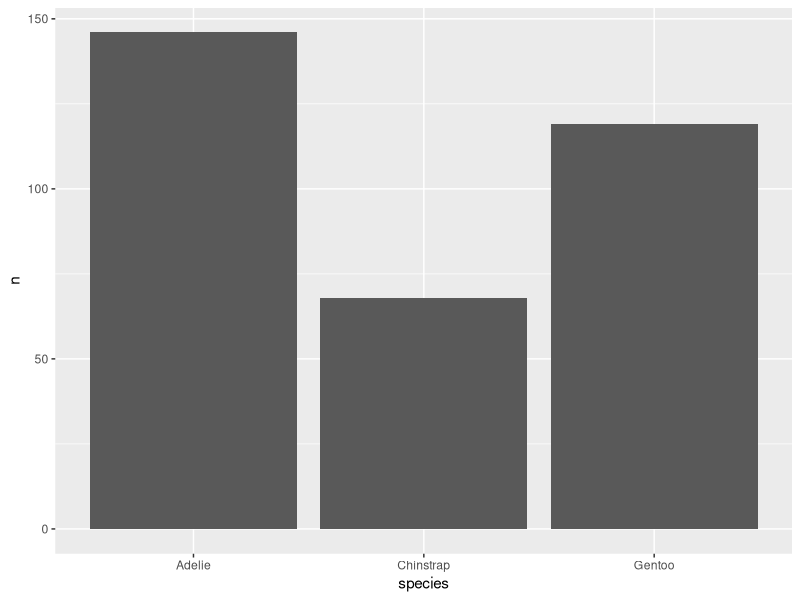
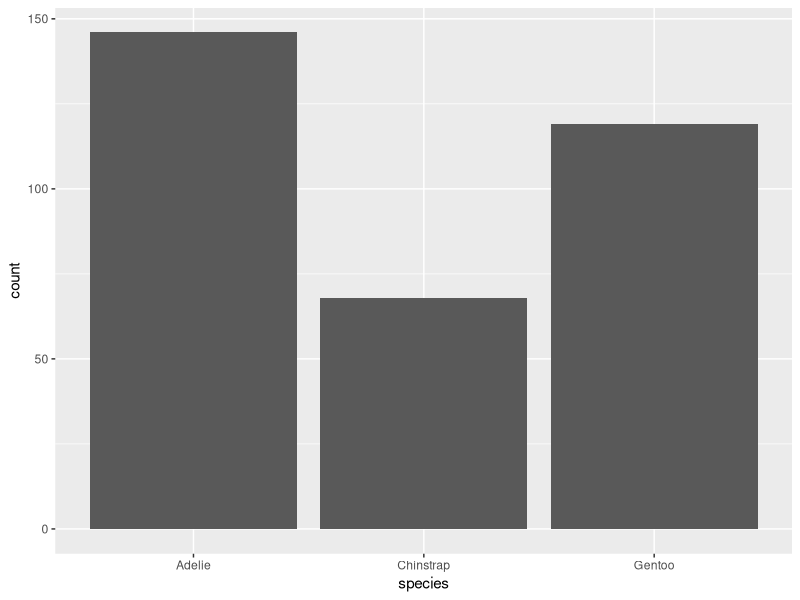
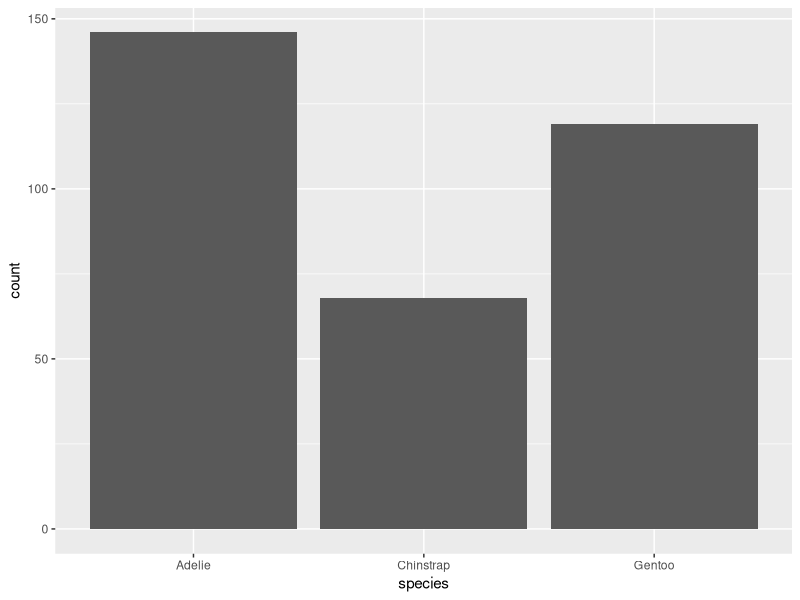
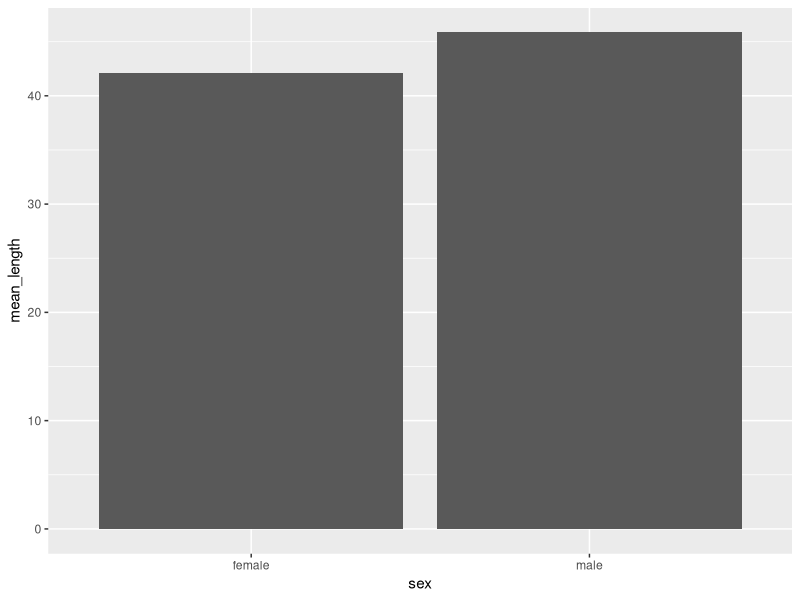
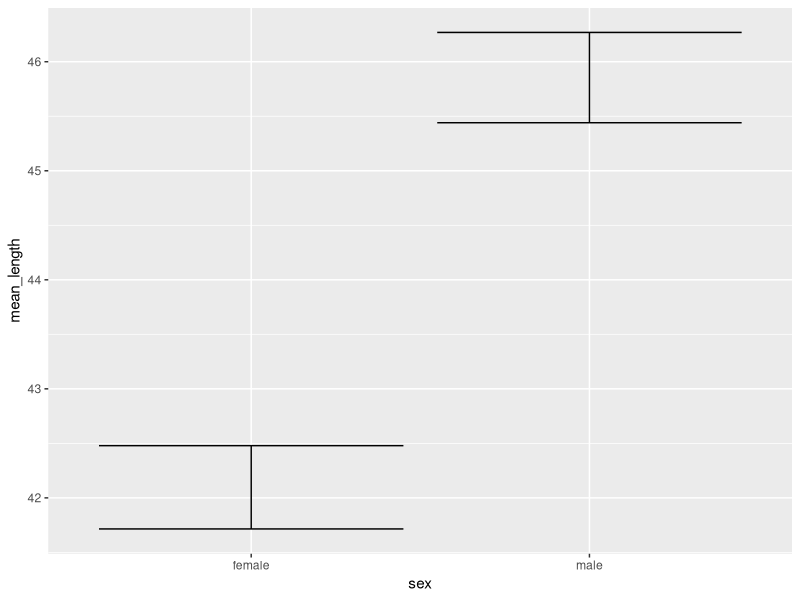
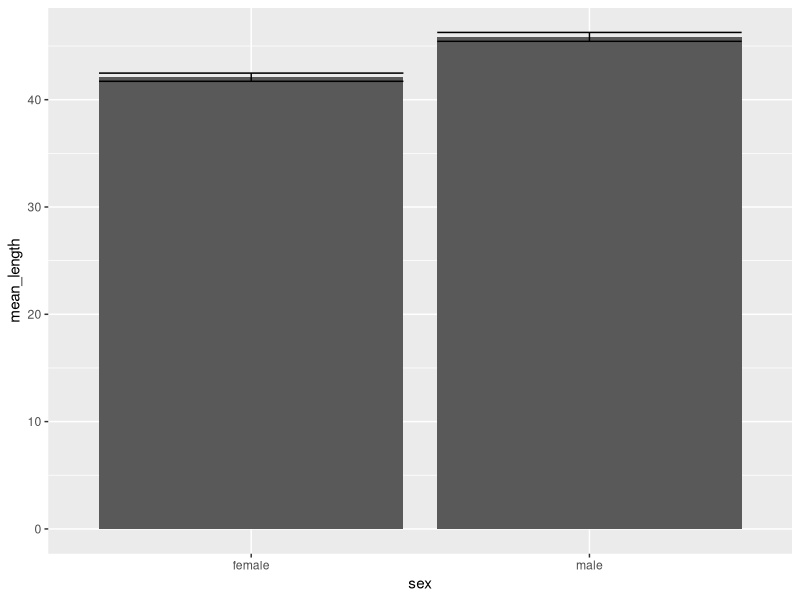
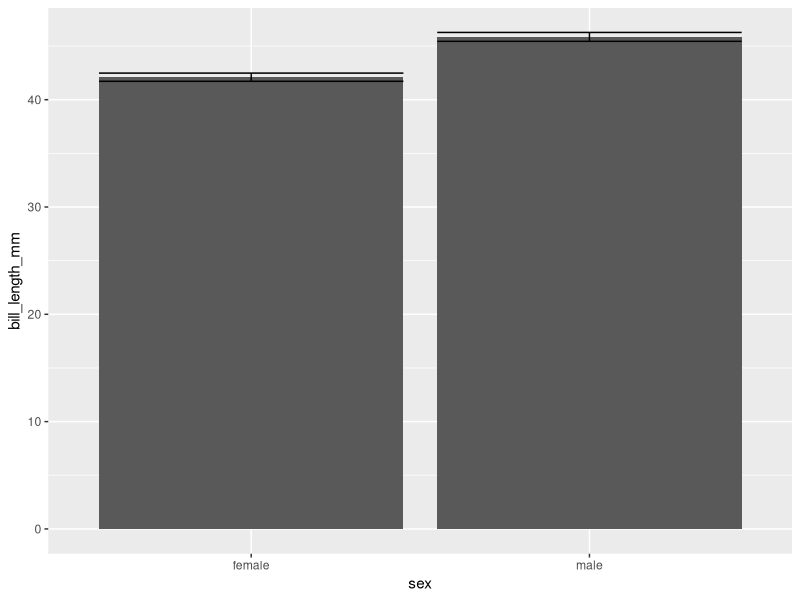
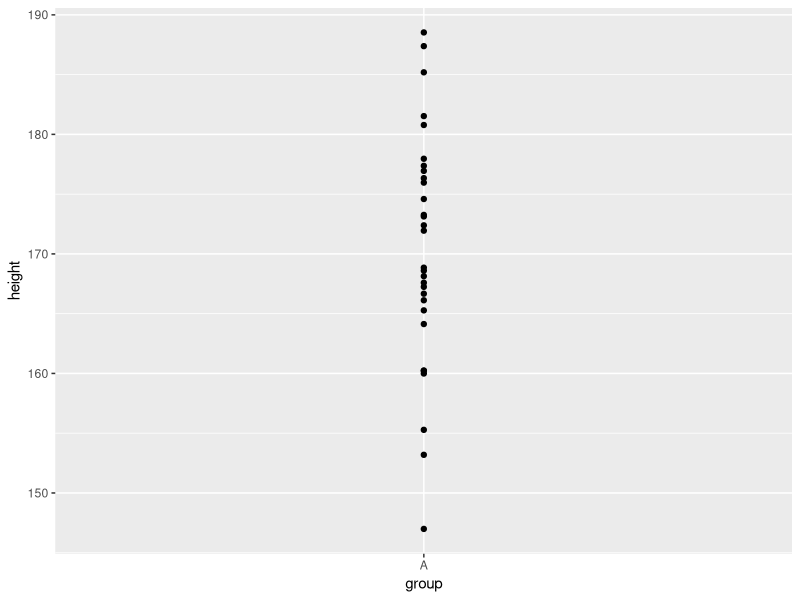

These figures' R source, in order:
## ---- chunk 1
library(tidyverse)
library(palmerpenguins)

penguins <- penguins %>% 
  drop_na()
## ---- chunk 2
penguins %>% 
  count(species) %>% 
  
  ggplot(aes(x = species, y = n)) +
  geom_col()
## ---- chunk 3
penguins %>% 
  ggplot(aes(x = species)) +
  geom_bar()
## ---- chunk 4
penguins %>% 
  ggplot(aes(x = species)) +
  stat_count()
## ---- chunk 5
df_bar <- penguins %>% 
  group_by(sex) %>% 
  summarize(
    mean_length = mean(bill_length_mm)
  ) %>% 
  ungroup()

df_bar
## ---- chunk 6
df_bar %>% 
  ggplot(aes(x = sex, y = mean_length)) +
  geom_col()
## ---- chunk 7
df_errorbar <- penguins %>% 
  group_by(sex) %>% 
  summarize(
    mean_length = mean(bill_length_mm),
    se = sqrt(var(bill_length_mm)/length(bill_length_mm)),
  ) %>% 
  ungroup() %>% 
  mutate(
    lower = mean_length - se,
    upper = mean_length + se
  )

df_errorbar
## ---- chunk 8
df_errorbar %>% 
  ggplot(aes(x = sex, y = mean_length, ymin = lower, ymax = upper)) +
  geom_errorbar()
## ---- chunk 9
ggplot() +
  geom_col(
    data = df_bar,
    aes(x = sex, y = mean_length)
  ) +
  geom_errorbar(
    data = df_errorbar,
    aes(x = sex, y = mean_length, ymin = lower, ymax = upper)
  )
## ---- chunk 10
penguins %>% 
  ggplot(aes(x = sex, y = bill_length_mm)) +
  stat_summary(geom = "bar") +
  stat_summary(geom = "errorbar")
## ---- chunk 11
height_df <- tibble(group = "A",
                    height = rnorm(30, 170, 10))

height_df
## ---- chunk 12
height_df %>% 
  ggplot(aes(x = group, y = height)) +
  geom_point()
## ---- chunk 13
height_df %>% 
  ggplot(aes(x = group, y = height)) +
  stat_summary()
## ---- chunk 14
mean_se
## ---- chunk 15
mean_se(height_df$height)
## ---- chunk 16
height_df %>% 
  ggplot(aes(x = group, y = height)) +
  stat_summary(
    geom = "pointrange",
    fun.data = mean_se
  )
## ---- chunk 17
ggplot() +
  layer(
    data     = penguins,
    mapping  = aes(x = species),
    geom     = "bar",
    stat     = "count",
    position = "identity"
  )
## ---- chunk 18
penguins %>% 
  ggplot(aes(x = species)) +
  geom_bar(
    stat = "count"     # 缺省值
  )
## ---- chunk 19
penguins %>% 
  ggplot(aes(x = species)) +
  stat_count(
    geom = "bar"       # 缺省值
  )
## ---- chunk 20
ggplot() +
  layer(
    data     = penguins,
    mapping  = aes(x = sex, y = bill_length_mm),
    geom     = "bar",
    stat     = "summary",
    position = "identity"
    ) +
  layer(
    data     = penguins,
    mapping  = aes(x = sex, y = bill_length_mm),
    geom     = "errorbar",
    stat     = "summary",
    position = "identity"
    ) 
## ---- chunk 21
ggplot() +
  stat_summary(
    data     = penguins,
    mapping  = aes(x = sex, y = bill_length_mm),
    geom     = "bar"
    ) +
  stat_summary(
    data     = penguins,
    mapping  = aes(x = sex, y = bill_length_mm),
    geom     = "errorbar"
    ) 
## ---- chunk 22
ggplot() +
  geom_bar(
    data     = penguins,
    mapping  = aes(x = sex, y = bill_length_mm),
    stat     = "summary"
    ) +
  geom_errorbar(
    data     = penguins,
    mapping  = aes(x = sex, y = bill_length_mm),
    stat     = "summary"
    ) 
## ---- chunk 23
penguins %>% 
  ggplot(aes(x = species, y = bill_length_mm)) +
  geom_point() 
## ---- chunk 24
n_fun <- function(x) {
  data.frame(y = 62,
            label = length(x),
            color = ifelse(length(x) > 100, "red", "blue")
            )
}


penguins %>% 
  ggplot(aes(x = species, y = bill_length_mm)) +
  geom_boxplot() +
  geom_jitter() +
  stat_summary(
    fun.data = n_fun,
    geom = "text"
  )
